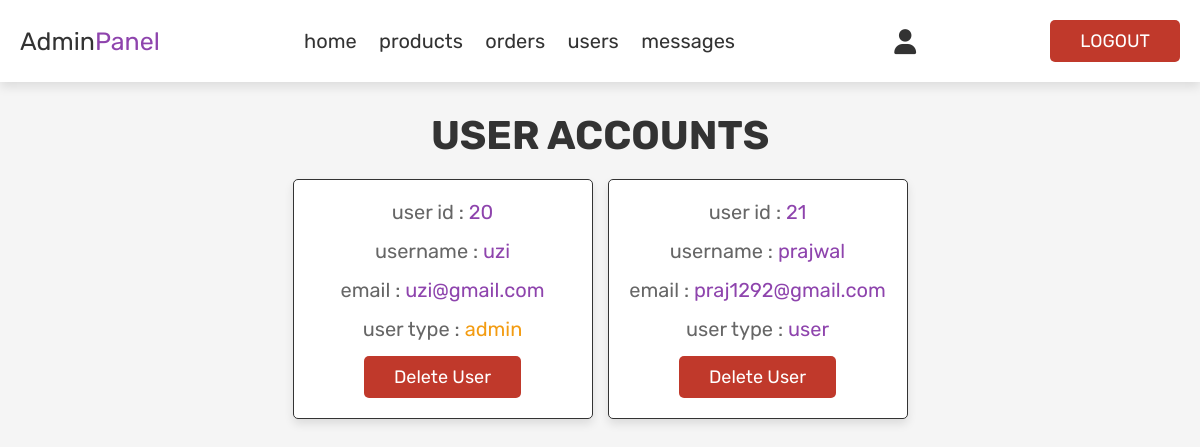
Screenshot of /admin_users.php (signed in) with the database file from the repository.
### tables this page shows
CREATE TABLE `users` (
  `id` int(100) NOT NULL,
  `name` varchar(100) NOT NULL,
  `email` varchar(100) NOT NULL,
  `password` varchar(100) NOT NULL,
  `user_type` varchar(20) NOT NULL DEFAULT 'user'
);

### admin_users.php (the view, shortened to what this page needs)
<?php
include 'config.php';
?>
<!DOCTYPE html>
<html lang="en">
<head>
   <link rel="stylesheet" href="https://cdnjs.cloudflare.com/ajax/libs/font-awesome/6.0.0/css/all.min.css">
   <link rel="stylesheet" href="css/admin.css">
</head>
<body>
<?php include 'admin_header.php'; ?>
<section class="users">
   <h1 class="title"> user accounts </h1>
   <div class="box-container">
      <?php
         $select_users = mysqli_query($conn, "SELECT * FROM `users`") or die('query failed');
         while($fetch_users = mysqli_fetch_assoc($select_users)){
      ?>
      <div class="box">
         <p> user id : <span><?php echo $fetch_users['id']; ?></span> </p>
         <p> username : <span><?php echo $fetch_users['name']; ?></span> </p>
         <p> email : <span><?php echo $fetch_users['email']; ?></span> </p>
         <p> user type : <span style="color:<?php if($fetch_users['user_type'] == 'admin'){ echo 'var(--orange)'; } ?>"><?php echo $fetch_users['user_type']; ?></span> </p>
         <a href="admin_users.php?delete=<?php echo $fetch_users['id']; ?>" onclick="return confirm('delete this user?');" class="delete-btn">delete user</a>
      </div>
      <?php
         };
      ?>
   </div>
</section>
</body>
</html>

### css/admin.css (style rules this page uses)
:root { --purple:#8e44ad; --red:#c0392b; --orange:#f39c12; --black:#333; --white:#fff; --light-color:#666; --light-white:#ccc; --light-bg:#f5f5f5; --border:.1rem solid var(--black); --box-shadow:0 .5rem 1rem rgba(0,0,0,.1); }
* { font-family: 'Rubik', sans-serif; margin:0; padding:0; box-sizing: border-box; outline: none; border:none; text-decoration: none; transition:all .2s linear; }
html { font-size: 62.5%; overflow-x: hidden; }
body { background-color: var(--light-bg); }
section { padding:3rem 2rem; }
.title { text-align: center; margin-bottom: 2rem; text-transform: uppercase; color:var(--black); font-size: 4rem; }
.btn, .option-btn, .delete-btn, .white-btn { display: inline-block; margin-top: 1rem; padding:1rem 3rem; cursor: pointer; color:var(--white); font-size: 1.8rem; border-radius: .5rem; text-transform: capitalize; }
.delete-btn { background-color: var(--red); }
.users .box-container { display: grid; grid-template-columns: repeat(auto-fit, 30rem); justify-content: center; gap:1.5rem; max-width: 1200px; margin:0 auto; align-items: flex-start; }
.users .box-container .box { background-color: var(--white); padding:2rem; border:var(--border); box-shadow: var(--box-shadow); border-radius: .5rem; text-align: center; }
.users .box-container .box p { padding-bottom: 1.5rem; font-size: 2rem; color:var(--light-color); }
.users .box-container .box p span { color:var(--purple); }
.users .box-container .box .delete-btn { margin-top: 0; }

### rows the page displays
users: id "20", name "uzi", email "uzi@gmail.com", user_type "admin"
users: id "21", name "prajwal", email "praj1292@gmail.com", user_type "user"
